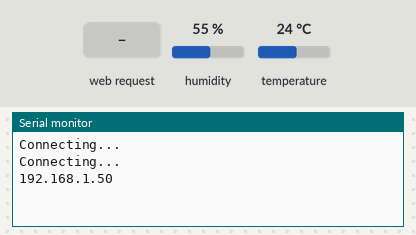
Simulated run of this sketch. Board: ESP32. Shown: the last lines printed to the serial monitor. The inputs (shaded band) are chosen by the test bench; at power-on: humidity 55 %, temperature 24 °C. WiFi joins after 1.5 s; servers stay silent unless stated.

Above: at 3.2 s.
3.3 s: HTTP request GET /temperature received
At 3.7 s:
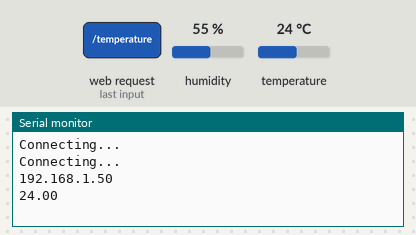
4.8 s: HTTP request GET /humidity received
At 5.1 s:
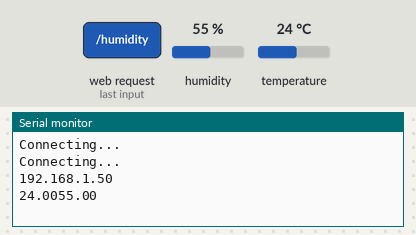

Measured:
- after the input at 3.3 s, the serial monitor: prints a new line at once (image 1)
- after the input at 4.8 s, the serial monitor: prints a new line at once (image 2)

The sketch:

Humidity_sensor.ino
```cpp
#include "ESPAsyncWebServer.h"
#include "WiFi.h"
#include "DHT.h"
#include <Adafruit_Sensor.h>

#define DHTPIN 27
#define DHTTYPE DHT11

//DHT sensor
DHT dht(DHTPIN, DHTTYPE);
String Temperature(){
float t = dht.readTemperature();
if(isnan(t)) {
Serial.println("Failed to read form DHT");
return "-";
}
else {
Serial.print(t);
return String(t);
}
}
String Humidity(){
float h = dht.readHumidity();
if(isnan(h)) {
Serial.println("Failed to read form DHT");
return "-";
}
else {
Serial.print(h);
return String(h);
}
}

//network
const char* ssid = "valkov";
const char* password = "08884584";

//Web Server
AsyncWebServer server(80);
const char index_html[] PROGMEM = R"rawliteral(
<!DOCTYPE HTML><html>
<head>
  <meta name="viewport" content="width=device-width, initial-scale=1">
  <link rel="stylesheet" href="https://use.fontawesome.com/releases/v5.7.2/css/all.css" integrity="sha384-fnmOCqbTlWIlj8LyTjo7mOUStjsKC4pOpQbqyi7RrhN7udi9RwhKkMHpvLbHG9Sr" crossorigin="anonymous">
  <style>
    html {
     font-family: Arial;
     display: inline-block;
     margin: 0px auto;
     text-align: center;
    }
    h2 { font-size: 3.0rem; }
    p { font-size: 3.0rem; }
    .units { font-size: 1.2rem; }
    .dht-labels{
      font-size: 1.5rem;
      vertical-align:middle;
      padding-bottom: 15px;
    }
  </style>
</head>
<body>
  <h2>ESP32 DHT na Balgo</h2>
  <p>
    <i class="fas fa-thermometer-half" style="color:#059e8a;"></i>
    <span class="dht-labels">Temperature</span>
    <span id="temperature">%TEMPERATURE%</span>
    <sup class="units">&deg;C</sup>
  </p>
  <p>
    <i class="fas fa-tint" style="color:#00add6;"></i>
    <span class="dht-labels">Humidity</span>
    <span id="humidity">%HUMIDITY%</span>
    <sup class="units">&percnt;</sup>
  </p>
</body>

<script>
setInterval(function ( ) {
  var xhttp = new XMLHttpRequest();
  xhttp.onreadystatechange = function() {
    if (this.readyState == 4 && this.status == 200) {
      document.getElementById("temperature").innerHTML = this.responseText;
    }
  };
  xhttp.open("GET", "/temperature", true);
  xhttp.send();
}, 10000 ) ;

setInterval(function ( ) {
  var xhttp = new XMLHttpRequest();
  xhttp.onreadystatechange = function() {
    if (this.readyState == 4 && this.status == 200) {
      document.getElementById("humidity").innerHTML = this.responseText;
    }
  };
  xhttp.open("GET", "/humidity", true);
  xhttp.send();
}, 10000 ) ;
</script>
</html>)rawliteral";

//Replace the values in the HTML
String processor(const String& var){
if(var == "TEMPERATURE"){
return Temperature();
}
else if(var == "Humidity"){
return Humidity();
}
return String();
}


void setup() {
  Serial.begin(115200);
  dht.begin();

//Connect to WiFi
WiFi.begin(ssid, password);
while(WiFi.status() != WL_CONNECTED) {
  delay(1000);
  Serial.println("Connecting...");
}

//ESP local IP address
Serial.println(WiFi.localIP());

//Code to handle the web server
server.on("/", HTTP_GET, [](AsyncWebServerRequest *request){
  request->send_P(200, "text/html", index_html, processor);
});
server.on("/temperature", HTTP_GET, [](AsyncWebServerRequest *request){
  request->send_P(200, "text/plain", Temperature().c_str());
});
server.on("/humidity", HTTP_GET, [](AsyncWebServerRequest *request){
  request->send_P(200, "text/plain", Humidity().c_str());
});
server.begin();
}

void loop(){
 }
```
